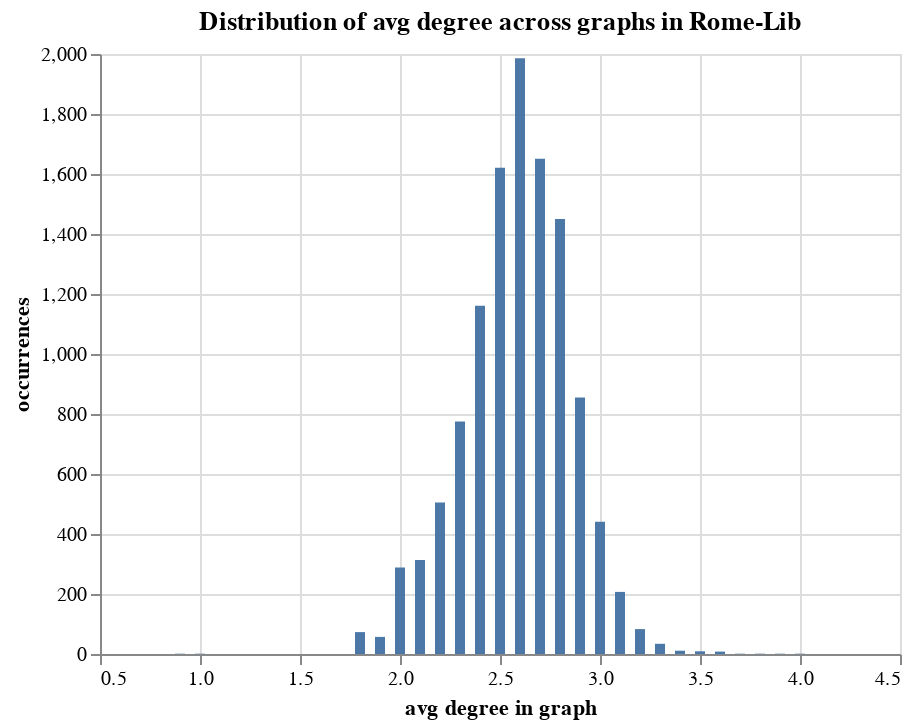

Source (notebook cell):
### Code cell
avgdegrees = {}
for g in arrstats:
    curavg = 0
    for deg in g['degree']:
        curavg += deg[1]
    curavg /= len(g['degree'])
    curavg = round(curavg*10)/10
    
    if curavg not in avgdegrees:
        avgdegrees[curavg] = 1
    else: avgdegrees[curavg] += 1

source = pd.DataFrame({
    'avg degree in graph': list(avgdegrees.keys()),
    'occurrences': list(avgdegrees.values())
})

alt.Chart(source, title="Distribution of avg degree across graphs in Rome-Lib").mark_bar().encode(
    x='avg degree in graph',
    y='occurrences'
)

### Figure 1 — Vega-Lite specification as saved in the notebook (floating-point values rounded to 4 significant figures)
{"config": {"view": {"continuousWidth": 400, "continuousHeight": 300}}, "data": {"name": "data-41b98fcf85bea4035e272db88ad8f0e9"}, "mark": "bar", "encoding": {"x": {"field": "avg degree in graph", "type": "quantitative"}, "y": {"field": "occurrences", "type": "quantitative"}}, "title": "Distribution of avg degree across graphs in Rome-Lib", "$schema": "https://vega.github.io/schema/vega-lite/v4.17.0.json", "datasets": {"data-41b98fcf85bea4035e272db88ad8f0e9": [{"avg degree in graph": 2.8, "occurrences": 1450}, {"avg degree in graph": 2.0, "occurrences": 288}, {"avg degree in graph": 2.6, "occurrences": 1986}, {"avg degree in graph": 2.5, "occurrences": 1621}, {"avg degree in graph": 2.7, "occurrences": 1651}, {"avg degree in graph": 3.0, "occurrences": 441}, {"avg degree in graph": 2.1, "occurrences": 313}, {"avg degree in graph": 2.4, "occurrences": 1161}, {"avg degree in graph": 2.9, "occurrences": 855}, {"avg degree in graph": 3.3, "occurrences": 34}, {"avg degree in graph": 2.2, "occurrences": 505}, {"avg degree in graph": 3.1, "occurrences": 207}, {"avg degree in graph": 2.3, "occurrences": 775}, {"avg degree in graph": 3.2, "occurrences": 83}, {"avg degree in graph": 1.8, "occurrences": 73}, {"avg degree in graph": 1.9, "occurrences": 57}, {"avg degree in graph": 3.5, "occurrences": 9}, {"avg degree in graph": 3.6, "occurrences": 8}, {"avg degree in graph": 3.4, "occurrences": 11}, {"avg degree in graph": 3.9, "occurrences": 1}, {"avg degree in graph": 4.0, "occurrences": 1}, {"avg degree in graph": 3.7, "occurrences": 1}, {"avg degree in graph": 3.8, "occurrences": 1}, {"avg degree in graph": 0.9, "occurrences": 1}, {"avg degree in graph": 1.0, "occurrences": 1}]}}
